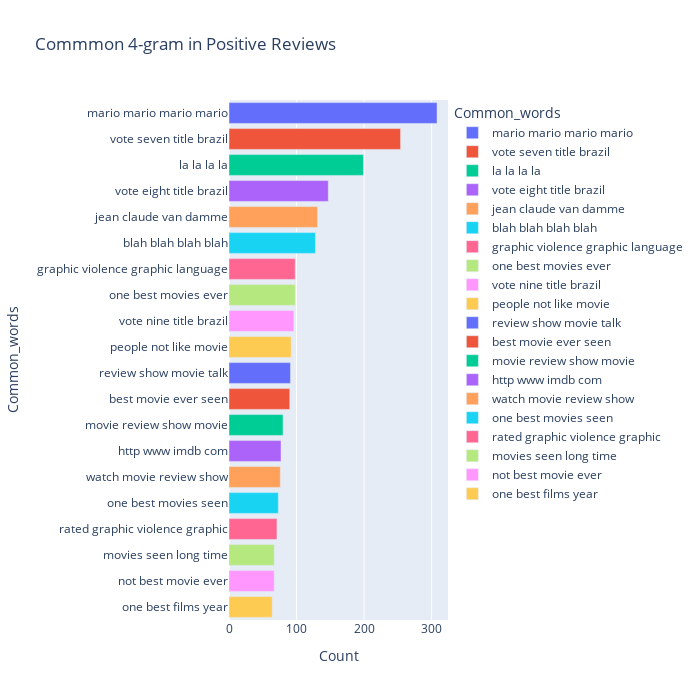

Notebook code cell kept with this figure:
### Code cell
# most_common_uni = get_top_text_ngrams(df.Reviews_clean[df['Ratings']>=7],20,4)
most_common_uni = get_top_text_ngrams(df.Reviews[df['Ratings']>=7],20,4)
most_common_uni = dict(most_common_uni)
temp = pd.DataFrame(columns = ["Common_words" , 'Count'])
temp["Common_words"] = list(most_common_uni.keys())
temp["Count"] = list(most_common_uni.values())
fig = px.bar(temp, x="Count", y="Common_words", title='Commmon 4-gram in Positive Reviews', orientation='h', 
             width=700, height=700,color='Common_words')
fig.show()

### Figure 1 — Plotly figure (JSON) as saved in the notebook; plotly's stock layout.template omitted (floating-point values rounded to 4 significant figures)
{"data": [{"alignmentgroup": "True", "hovertemplate": "Common_words=%{y}<br>Count=%{x}<extra></extra>", "legendgroup": "mario mario mario mario", "marker": {"color": "#636efa", "pattern": {"shape": ""}}, "name": "mario mario mario mario", "offsetgroup": "mario mario mario mario", "orientation": "h", "showlegend": true, "textposition": "auto", "type": "bar", "x": [308], "xaxis": "x", "y": ["mario mario mario mario"], "yaxis": "y"}, {"alignmentgroup": "True", "hovertemplate": "Common_words=%{y}<br>Count=%{x}<extra></extra>", "legendgroup": "vote seven title brazil", "marker": {"color": "#EF553B", "pattern": {"shape": ""}}, "name": "vote seven title brazil", "offsetgroup": "vote seven title brazil", "orientation": "h", "showlegend": true, "textposition": "auto", "type": "bar", "x": [254], "xaxis": "x", "y": ["vote seven title brazil"], "yaxis": "y"}, {"alignmentgroup": "True", "hovertemplate": "Common_words=%{y}<br>Count=%{x}<extra></extra>", "legendgroup": "la la la la", "marker": {"color": "#00cc96", "pattern": {"shape": ""}}, "name": "la la la la", "offsetgroup": "la la la la", "orientation": "h", "showlegend": true, "textposition": "auto", "type": "bar", "x": [199], "xaxis": "x", "y": ["la la la la"], "yaxis": "y"}, {"alignmentgroup": "True", "hovertemplate": "Common_words=%{y}<br>Count=%{x}<extra></extra>", "legendgroup": "vote eight title brazil", "marker": {"color": "#ab63fa", "pattern": {"shape": ""}}, "name": "vote eight title brazil", "offsetgroup": "vote eight title brazil", "orientation": "h", "showlegend": true, "textposition": "auto", "type": "bar", "x": [147], "xaxis": "x", "y": ["vote eight title brazil"], "yaxis": "y"}, {"alignmentgroup": "True", "hovertemplate": "Common_words=%{y}<br>Count=%{x}<extra></extra>", "legendgroup": "jean claude van damme", "marker": {"color": "#FFA15A", "pattern": {"shape": ""}}, "name": "jean claude van damme", "offsetgroup": "jean claude van damme", "orientation": "h", "showlegend": true, "textposition": "auto", "type": "bar", "x": [131], "xaxis": "x", "y": ["jean claude van damme"], "yaxis": "y"}, {"alignmentgroup": "True", "hovertemplate": "Common_words=%{y}<br>Count=%{x}<extra></extra>", "legendgroup": "blah blah blah blah", "marker": {"color": "#19d3f3", "pattern": {"shape": ""}}, "name": "blah blah blah blah", "offsetgroup": "blah blah blah blah", "orientation": "h", "showlegend": true, "textposition": "auto", "type": "bar", "x": [128], "xaxis": "x", "y": ["blah blah blah blah"], "yaxis": "y"}, {"alignmentgroup": "True", "hovertemplate": "Common_words=%{y}<br>Count=%{x}<extra></extra>", "legendgroup": "graphic violence graphic language", "marker": {"color": "#FF6692", "pattern": {"shape": ""}}, "name": "graphic violence graphic language", "offsetgroup": "graphic violence graphic language", "orientation": "h", "showlegend": true, "textposition": "auto", "type": "bar", "x": [98], "xaxis": "x", "y": ["graphic violence graphic language"], "yaxis": "y"}, {"alignmentgroup": "True", "hovertemplate": "Common_words=%{y}<br>Count=%{x}<extra></extra>", "legendgroup": "one best movies ever", "marker": {"color": "#B6E880", "pattern": {"shape": ""}}, "name": "one best movies ever", "offsetgroup": "one best movies ever", "orientation": "h", "showlegend": true, "textposition": "auto", "type": "bar", "x": [98], "xaxis": "x", "y": ["one best movies ever"], "yaxis": "y"}, {"alignmentgroup": "True", "hovertemplate": "Common_words=%{y}<br>Count=%{x}<extra></extra>", "legendgroup": "vote nine title brazil", "marker": {"color": "#FF97FF", "pattern": {"shape": ""}}, "name": "vote nine title brazil", "offsetgroup": "vote nine title brazil", "orientation": "h", "showlegend": true, "textposition": "auto", "type": "bar", "x": [96], "xaxis": "x", "y": ["vote nine title brazil"], "yaxis": "y"}, {"alignmentgroup": "True", "hovertemplate": "Common_words=%{y}<br>Count=%{x}<extra></extra>", "legendgroup": "people not like movie", "marker": {"color": "#FECB52", "pattern": {"shape": ""}}, "name": "people not like movie", "offsetgroup": "people not like movie", "orientation": "h", "showlegend": true, "textposition": "auto", "type": "bar", "x": [92], "xaxis": "x", "y": ["people not like movie"], "yaxis": "y"}, {"alignmentgroup": "True", "hovertemplate": "Common_words=%{y}<br>Count=%{x}<extra></extra>", "legendgroup": "review show movie talk", "marker": {"color": "#636efa", "pattern": {"shape": ""}}, "name": "review show movie talk", "offsetgroup": "review show movie talk", "orientation": "h", "showlegend": true, "textposition": "auto", "type": "bar", "x": [91], "xaxis": "x", "y": ["review show movie talk"], "yaxis": "y"}, {"alignmentgroup": "True", "hovertemplate": "Common_words=%{y}<br>Count=%{x}<extra></extra>", "legendgroup": "best movie ever seen", "marker": {"color": "#EF553B", "pattern": {"shape": ""}}, "name": "best movie ever seen", "offsetgroup": "best movie ever seen", "orientation": "h", "showlegend": true, "textposition": "auto", "type": "bar", "x": [90], "xaxis": "x", "y": ["best movie ever seen"], "yaxis": "y"}, {"alignmentgroup": "True", "hovertemplate": "Common_words=%{y}<br>Count=%{x}<extra></extra>", "legendgroup": "movie review show movie", "marker": {"color": "#00cc96", "pattern": {"shape": ""}}, "name": "movie review show movie", "offsetgroup": "movie review show movie", "orientation": "h", "showlegend": true, "textposition": "auto", "type": "bar", "x": [80], "xaxis": "x", "y": ["movie review show movie"], "yaxis": "y"}, {"alignmentgroup": "True", "hovertemplate": "Common_words=%{y}<br>Count=%{x}<extra></extra>", "legendgroup": "http www imdb com", "marker": {"color": "#ab63fa", "pattern": {"shape": ""}}, "name": "http www imdb com", "offsetgroup": "http www imdb com", "orientation": "h", "showlegend": true, "textposition": "auto", "type": "bar", "x": [77], "xaxis": "x", "y": ["http www imdb com"], "yaxis": "y"}, {"alignmentgroup": "True", "hovertemplate": "Common_words=%{y}<br>Count=%{x}<extra></extra>", "legendgroup": "watch movie review show", "marker": {"color": "#FFA15A", "pattern": {"shape": ""}}, "name": "watch movie review show", "offsetgroup": "watch movie review show", "orientation": "h", "showlegend": true, "textposition": "auto", "type": "bar", "x": [76], "xaxis": "x", "y": ["watch movie review show"], "yaxis": "y"}, {"alignmentgroup": "True", "hovertemplate": "Common_words=%{y}<br>Count=%{x}<extra></extra>", "legendgroup": "one best movies seen", "marker": {"color": "#19d3f3", "pattern": {"shape": ""}}, "name": "one best movies seen", "offsetgroup": "one best movies seen", "orientation": "h", "showlegend": true, "textposition": "auto", "type": "bar", "x": [73], "xaxis": "x", "y": ["one best movies seen"], "yaxis": "y"}, {"alignmentgroup": "True", "hovertemplate": "Common_words=%{y}<br>Count=%{x}<extra></extra>", "legendgroup": "rated graphic violence graphic", "marker": {"color": "#FF6692", "pattern": {"shape": ""}}, "name": "rated graphic violence graphic", "offsetgroup": "rated graphic violence graphic", "orientation": "h", "showlegend": true, "textposition": "auto", "type": "bar", "x": [71], "xaxis": "x", "y": ["rated graphic violence graphic"], "yaxis": "y"}, {"alignmentgroup": "True", "hovertemplate": "Common_words=%{y}<br>Count=%{x}<extra></extra>", "legendgroup": "movies seen long time", "marker": {"color": "#B6E880", "pattern": {"shape": ""}}, "name": "movies seen long time", "offsetgroup": "movies seen long time", "orientation": "h", "showlegend": true, "textposition": "auto", "type": "bar", "x": [67], "xaxis": "x", "y": ["movies seen long time"], "yaxis": "y"}, {"alignmentgroup": "True", "hovertemplate": "Common_words=%{y}<br>Count=%{x}<extra></extra>", "legendgroup": "not best movie ever", "marker": {"color": "#FF97FF", "pattern": {"shape": ""}}, "name": "not best movie ever", "offsetgroup": "not best movie ever", "orientation": "h", "showlegend": true, "textposition": "auto", "type": "bar", "x": [67], "xaxis": "x", "y": ["not best movie ever"], "yaxis": "y"}, {"alignmentgroup": "True", "hovertemplate": "Common_words=%{y}<br>Count=%{x}<extra></extra>", "legendgroup": "one best films year", "marker": {"color": "#FECB52", "pattern": {"shape": ""}}, "name": "one best films year", "offsetgroup": "one best films year", "orientation": "h", "showlegend": true, "textposition": "auto", "type": "bar", "x": [64], "xaxis": "x", "y": ["one best films year"], "yaxis": "y"}], "layout": {"barmode": "relative", "height": 700, "legend": {"title": {"text": "Common_words"}, "tracegroupgap": 0}, "title": {"text": "Commmon 4-gram in Positive Reviews"}, "width": 700, "xaxis": {"anchor": "y", "domain": [0, 1], "title": {"text": "Count"}}, "yaxis": {"anchor": "x", "categoryarray": ["one best films year", "not best movie ever", "movies seen long time", "rated graphic violence graphic", "one best movies seen", "watch movie review show", "http www imdb com", "movie review show movie", "best movie ever seen", "review show movie talk", "people not like movie", "vote nine title brazil", "one best movies ever", "graphic violence graphic language", "blah blah blah blah", "jean claude van damme", "vote eight title brazil", "la la la la", "vote seven title brazil", "mario mario mario mario"], "categoryorder": "array", "domain": [0, 1], "title": {"text": "Common_words"}}}}
